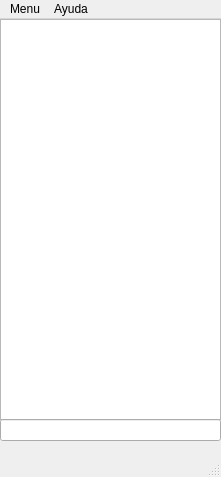
<?xml version="1.0" encoding="UTF-8"?>
<ui version="4.0">
 <class>frmPpal</class>
 <widget class="QMainWindow" name="frmPpal">
  <property name="windowModality">
   <enum>Qt::NonModal</enum>
  </property>
  <property name="geometry">
   <rect>
    <x>0</x>
    <y>0</y>
    <width>221</width>
    <height>477</height>
   </rect>
  </property>
  <property name="windowTitle">
   <string>TopoDelProp</string>
  </property>
  <widget class="QWidget" name="centralwidget">
   <widget class="QTreeView" name="treeView">
    <property name="geometry">
     <rect>
      <x>0</x>
      <y>0</y>
      <width>221</width>
      <height>401</height>
     </rect>
    </property>
    <property name="allColumnsShowFocus">
     <bool>false</bool>
    </property>
   </widget>
   <widget class="QLineEdit" name="txtInfo">
    <property name="geometry">
     <rect>
      <x>0</x>
      <y>400</y>
      <width>221</width>
      <height>22</height>
     </rect>
    </property>
    <property name="text">
     <string/>
    </property>
   </widget>
  </widget>
  <widget class="QMenuBar" name="menubar">
   <property name="geometry">
    <rect>
     <x>0</x>
     <y>0</y>
     <width>221</width>
     <height>26</height>
    </rect>
   </property>
   <widget class="QMenu" name="menu">
    <property name="title">
     <string>Menu</string>
    </property>
    <widget class="QMenu" name="menuUsuOperacionesFincas">
     <property name="title">
      <string>Operaciones con fincas</string>
     </property>
     <addaction name="opAgreDivVert"/>
     <addaction name="opDividirFinca"/>
     <addaction name="opAgregarFinca"/>
     <addaction name="opSegregarFinca"/>
    </widget>
    <widget class="QMenu" name="menuConsultar_trabajo">
     <property name="title">
      <string>Consultar-editar trabajo</string>
     </property>
     <widget class="QMenu" name="menuBuscar_por_referencia_catastral">
      <property name="title">
       <string>Buscar por referencia catastral</string>
      </property>
      <addaction name="opBuscarPorRefCatRus"/>
      <addaction name="opBuscarPorRefCatUrb"/>
     </widget>
     <addaction name="opRecargarTrabajo"/>
     <addaction name="opBuscarPorTrabajo"/>
     <addaction name="opBuscarPorFinca"/>
     <addaction name="menuBuscar_por_referencia_catastral"/>
     <addaction name="opBuscarPorPropietarios"/>
     <addaction name="opBuscarPorClientes"/>
     <addaction name="opBuscarPorColindantes"/>
    </widget>
    <widget class="QMenu" name="menuComprobar_finca">
     <property name="title">
      <string>Comprobar finca</string>
     </property>
     <addaction name="opCargarCapasErrores"/>
     <addaction name="opComprobarErroresFinca"/>
     <addaction name="opBorrarErroresFinca"/>
     <addaction name="opBorrarErroresSRC"/>
    </widget>
    <addaction name="opNuevoTrabajo"/>
    <addaction name="menuUsuOperacionesFincas"/>
    <addaction name="menuComprobar_finca"/>
    <addaction name="opBorrarTrabajo"/>
    <addaction name="opValidarTrabajo"/>
    <addaction name="separator"/>
    <addaction name="menuConsultar_trabajo"/>
    <addaction name="opVerHistorico"/>
   </widget>
   <widget class="QMenu" name="menuAyuda">
    <property name="title">
     <string>Ayuda</string>
    </property>
    <addaction name="opAyuda"/>
    <addaction name="opAcercaDe"/>
   </widget>
   <addaction name="menu"/>
   <addaction name="menuAyuda"/>
  </widget>
  <widget class="QStatusBar" name="statusbar"/>
  <action name="opNuevoTrabajo">
   <property name="text">
    <string>Nuevo trabajo</string>
   </property>
   <property name="toolTip">
    <string>Crea un nuevo trabajo</string>
   </property>
  </action>
  <action name="opUsuEditarTrabajo">
   <property name="text">
    <string>Editar trabajo</string>
   </property>
   <property name="toolTip">
    <string>Editar trabajo existente</string>
   </property>
  </action>
  <action name="actionOo3">
   <property name="text">
    <string>oo3</string>
   </property>
  </action>
  <action name="actionOo4">
   <property name="text">
    <string>oo4</string>
   </property>
  </action>
  <action name="opVerHistorico">
   <property name="text">
    <string>Ver historico de una finca</string>
   </property>
  </action>
  <action name="opAgreDivVert">
   <property name="text">
    <string>Agregar division vertical</string>
   </property>
  </action>
  <action name="opDividirFinca">
   <property name="text">
    <string>Dividir finca</string>
   </property>
  </action>
  <action name="opAgregarFinca">
   <property name="text">
    <string>Agregar finca</string>
   </property>
  </action>
  <action name="opSegregarFinca">
   <property name="text">
    <string>Segregar finca</string>
   </property>
  </action>
  <action name="opUsuBuscarTrabajo">
   <property name="text">
    <string>Buscar por datos del trabajo</string>
   </property>
  </action>
  <action name="actionBuscar_por_datos_de_la_finca">
   <property name="text">
    <string>Buscar por datos de la finca</string>
   </property>
  </action>
  <action name="actionBuscar_por_referencia_catastral">
   <property name="text">
    <string>Buscar por referencia catastral</string>
   </property>
  </action>
  <action name="actionBuscar_por_propietario">
   <property name="text">
    <string>Buscar por propietario</string>
   </property>
  </action>
  <action name="actionBuscar_por_cliente">
   <property name="text">
    <string>Buscar por cliente</string>
   </property>
  </action>
  <action name="opAcercaDe">
   <property name="text">
    <string>Acerca de ...</string>
   </property>
  </action>
  <action name="opAyuda">
   <property name="text">
    <string>Ayuda</string>
   </property>
  </action>
  <action name="opAdminBuscarPorTrabajo">
   <property name="text">
    <string>Buscar por datos del trabajo</string>
   </property>
  </action>
  <action name="opAdminBuscarPorFinca">
   <property name="text">
    <string>Buscar por datos de la finca</string>
   </property>
  </action>
  <action name="opAdminBuscarporRefCat">
   <property name="text">
    <string>Buscar por referencia catastral</string>
   </property>
  </action>
  <action name="opAdminBuscarPorPropiet">
   <property name="text">
    <string>Buscar por propietario</string>
   </property>
  </action>
  <action name="opAdminBuscarPorCliente">
   <property name="text">
    <string>Buscar por cliente</string>
   </property>
  </action>
  <action name="actionValidar_trabajo">
   <property name="text">
    <string>Validar trabajo</string>
   </property>
  </action>
  <action name="opBuscarPorTrabajo">
   <property name="text">
    <string>Buscar por datos del trabajo</string>
   </property>
  </action>
  <action name="opBuscarPorFinca">
   <property name="text">
    <string>Buscar por datos de la finca</string>
   </property>
  </action>
  <action name="opValidarTrabajo">
   <property name="text">
    <string>Validar trabajo</string>
   </property>
  </action>
  <action name="opBuscarPorPropietarios">
   <property name="text">
    <string>Buscar por propietarios</string>
   </property>
  </action>
  <action name="opBuscarPorClientes">
   <property name="text">
    <string>Buscar por clientes</string>
   </property>
  </action>
  <action name="opBuscarPorColindantes">
   <property name="text">
    <string>Buscar por colindantes</string>
   </property>
  </action>
  <action name="opBuscarPorRefCatRus">
   <property name="text">
    <string>Rústica</string>
   </property>
  </action>
  <action name="opBuscarPorRefCatUrb">
   <property name="text">
    <string>Urbana</string>
   </property>
  </action>
  <action name="opRecargarTrabajo">
   <property name="text">
    <string>Recargar trabajo actual</string>
   </property>
  </action>
  <action name="opBorrarTrabajo">
   <property name="text">
    <string>Borrar trabajo</string>
   </property>
  </action>
  <action name="opCrearUsuarios">
   <property name="text">
    <string>Crear usuarios</string>
   </property>
  </action>
  <action name="opCreaUsuarios">
   <property name="text">
    <string>Crear usuarios</string>
   </property>
  </action>
  <action name="opBuscaUsuarios">
   <property name="text">
    <string>Buscar usuarios</string>
   </property>
  </action>
  <action name="opCargarCapasErrores">
   <property name="text">
    <string>Cargar capas de solapes y huecos</string>
   </property>
  </action>
  <action name="opComprobarErroresFinca">
   <property name="text">
    <string>Comprobar solapes y huecos</string>
   </property>
  </action>
  <action name="opBorrarErroresFinca">
   <property name="text">
    <string>Borrar solapes y huecos de este trabajo</string>
   </property>
  </action>
  <action name="opBorrarErroresSRC">
   <property name="text">
    <string>Borrar solapes y huecos de los trabajos del SRC</string>
   </property>
  </action>
 </widget>
 <resources/>
 <connections/>
</ui>
